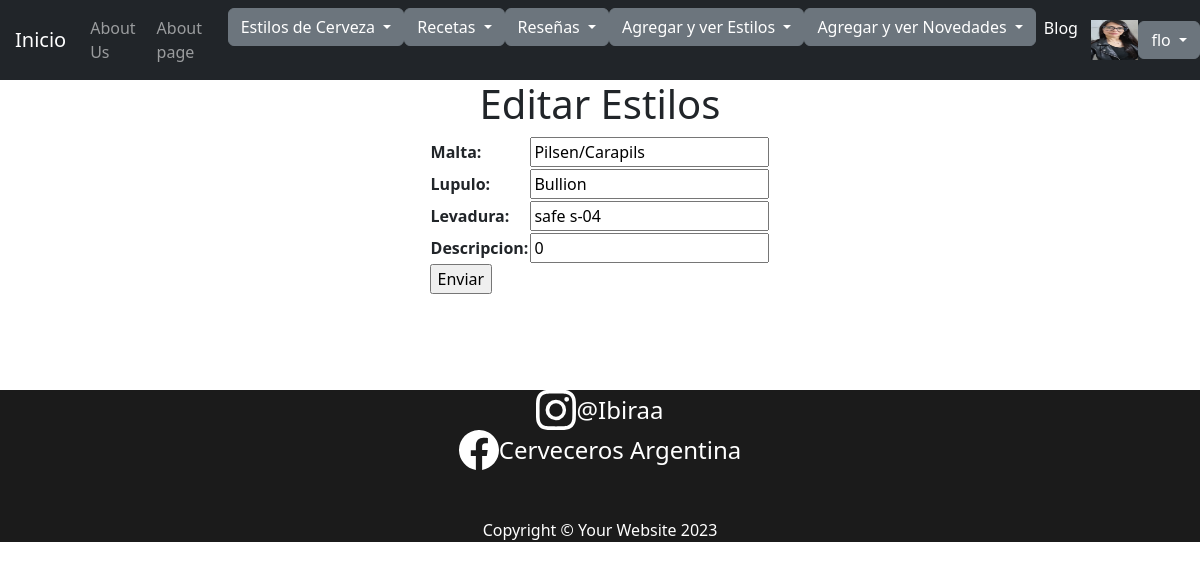
The page /app/editarIngrediente/1 (signed in) on the database its author committed.
### Appfinal/models.py (models this page shows, shortened)
class Imagen(models.Model):
    user = models.OneToOneField(User, on_delete=models.CASCADE, null=True)
    imagen = models.ImageField(upload_to='imagenes', null=True, blank=True)
    def __str__(self):
        return f"{settings.MEDIA_URL}{self.imagen}"

class Ingredientes(models.Model):
    estilo = models.CharField(max_length=40, blank=True)
    malta = models.CharField(max_length=40, blank=True)
    lupulo = models.CharField(max_length=40, blank=True)
    levadura = models.CharField(max_length=40, blank=True)
    descripcion = models.TextField(max_length=200, blank=True)
    author = models.ForeignKey(User, on_delete=models.CASCADE)
    upload_time = models.DateTimeField(auto_now_add=True)

### Appfinal/views.py (the view)
# urls.py: path('editarIngrediente/<int:ingrediente_id>', edit_ingrediente, name="EditarIngrediente" ),
def edit_ingrediente(request, ingrediente_id):
    if request.method == "POST":
        miFormulario = IngredientesForm(request.POST, request.FILES)
        if miFormulario.is_valid():
            informacion = miFormulario.cleaned_data
            ingrediente = Ingredientes.objects.get(id=ingrediente_id)
            ingrediente.malta = informacion["malta"]
            ingrediente.lupulo = informacion["lupulo"]
            ingrediente.levadura = informacion["levadura"]
            ingrediente.descripcion = informacion["descripcion"]
            ingrediente.save()
            return render(request, "Appfinal/index.html")
    else:
        ingrediente = Ingredientes.objects.get(id=ingrediente_id)
        miFormulario = IngredientesForm(
            initial={"malta": ingrediente.malta, "lupulo": ingrediente.lupulo, "levadura": ingrediente.levadura,
                     "descripcion": ingrediente.descripcion})
    return render(request, "Appfinal/editar_estilo.html", {"miFormulario": miFormulario})

### Appfinal/forms.py
class IngredientesForm(forms.Form):
    malta = forms.CharField()
    lupulo = forms.CharField()
    levadura = forms.CharField()
    descripcion = forms.CharField()

### Appfinal/context_processors.py (called while the page is built)
def custom_user(request):
    context = auth(request)
    user = context['user']
    if user.is_authenticated:
        imagen = Imagen.objects.filter(user=request.user.id)
        cant = len(imagen)
        if cant > 0:
            context['user_avatar'] = imagen[cant-1]
        else:
            context['user_avatar'] = ""
    return context

### Appfinal/template/Appfinal/editar_estilo.html (shortened to what this page needs)
{% extends "Appfinal/index.html" %}
{% load static %}
{% block content %}
<h1>Editar Estilos</h1>
<form action="" method="POST" >
    <table>
        {{ miFormulario.as_table }}
    </table>
    <input type="submit" value="Enviar">
</form>
{% endblock %}

### Appfinal/template/Appfinal/index.html (shortened to what this page needs)
<!DOCTYPE html>
{% load static %}
<html lang="en">
    <head>
        <link href="{% static 'Appfinal/css/styles.css' %}" rel="stylesheet" />
    </head>
    <body>
        <nav class="navbar navbar-expand-lg navbar-dark bg-dark" style="width: 100%;">
            <div class="container-fluid justify-content-center" style="margin-left: 10px;">
                <a class="navbar-brand" href="{% url 'Inicio2' %}" style="margin-left: 5px;">Inicio</a>
                <div class="collapse navbar-collapse" id="navbarSupportedContent">
                    <ul class="navbar-nav ms-auto mb-2 mb-lg-0">
                        <li class="nav-item"><a class="nav-link" href="{% url 'About' %}">About Us</a></li>
                        <li class="nav-item"><a class="nav-link" href="{% url 'Nosotros' %}">About page</a></li>
                        <div class="dropdown">
                            <button class="btn btn-secondary dropdown-toggle" type="button" id="dropdownMenuButton1" data-bs-toggle="dropdown" aria-expanded="false">
                                Estilos de Cerveza
                            </button>
                        </div>
                        <div class="dropdown">
                            <button class="btn btn-secondary dropdown-toggle" type="button" id="dropdownMenuButton1" data-bs-toggle="dropdown" aria-expanded="false">
                                Recetas
                            </button>
                        </div>
                        <div class="dropdown">
                            <button class="btn btn-secondary dropdown-toggle" type="button" id="dropdownMenuButton1" data-bs-toggle="dropdown" aria-expanded="false">
                                Reseñas
                            </button>
                        </div>
                        <div class="dropdown">
                            <button class="btn btn-secondary dropdown-toggle" type="button" id="dropdownMenuButton1" data-bs-toggle="dropdown" aria-expanded="false">
                                Agregar y ver Estilos
                            </button>
                        </div>
                        <div class="dropdown">
                            <button class="btn btn-secondary dropdown-toggle" type="button" id="dropdownMenuButton1" data-bs-toggle="dropdown" aria-expanded="false">
                                Agregar y ver Novedades
                            </button>
                        </div>
                        <li class="nav-item"><a class="nav-link active" aria-current="page" href="{% url 'Blog' %}">Blog</a></li>
                    </ul>
                </div>
                {% if request.user.is_authenticated %}
                {% if user_avatar %}
                <img src="{{user_avatar}}" alt="" style="height: 40px;width: 50px;">
                {% endif %}
                <div class="dropdown">
                    <button class="btn btn-secondary dropdown-toggle" type="button" id="dropdownMenuButton1" data-bs-toggle="dropdown" aria-expanded="false">
                        {{ request.user.username }}
                    </button>
                </div>
                          {% endif %}
            </div>
        </nav>
        {% block content %}{% endblock %}
<br>
<br>
<br>
<br>
        <footer class="footer dark">
            <div class="content" >
                <div class="icon-text-container">
                    <a href="https://www.instagram.com/ibirraa/" target="_blank" style="text-decoration: none;">
                    <div class="icon-container" style="text-align: center; display: flex; justify-content: center; align-items: center; height: 100%;">
                    </a>
                        <span style="color: white; font-size: 24px; text-align: center; display: block;">@Ibiraa</span>
                </div>
                <div class="icon-text-container">
                    <a href="https://www.facebook.com/Cerveceros Argentinos/" target="_blank" style="text-decoration: none;">
                    <div class="icon-container" style="text-align: center; display: flex; justify-content: center; align-items: center; height: 100%;">
                    </a>
                        <span style="color: white; font-size: 24px; text-align: center; display: block;">Cerveceros Argentina</span>
                    </div>
                    <br>
                    <br>
                <p class="m-0 text-center text-white">Copyright &copy; Your Website 2023</p>
            </div>
        </footer>
    </body>
</html>

### Appfinal/template/Appfinal/index.html (style rules this page uses)
body { display: flex; justify-content: center; align-items: center; flex-direction: column; text-align: left; height: 100%; }
body { background-color: antiquewhite ; }
footer { flex-shrink: 0; }
.dark { background-color: #000000e4; color: #fff; width: 100%; text-align: center; display: flex; justify-content: center; }
.content { text-align: center; }
.navbar .nav-item { margin-right: 5px; }

### rows shown on the page
Imagen: imagen (picture)
Ingredientes: malta "Pilsen/Carapils", lupulo "Bullion", levadura "safe s-04", descripcion "0"

### other values the page prints
{{ request.user.username }} "flo"
